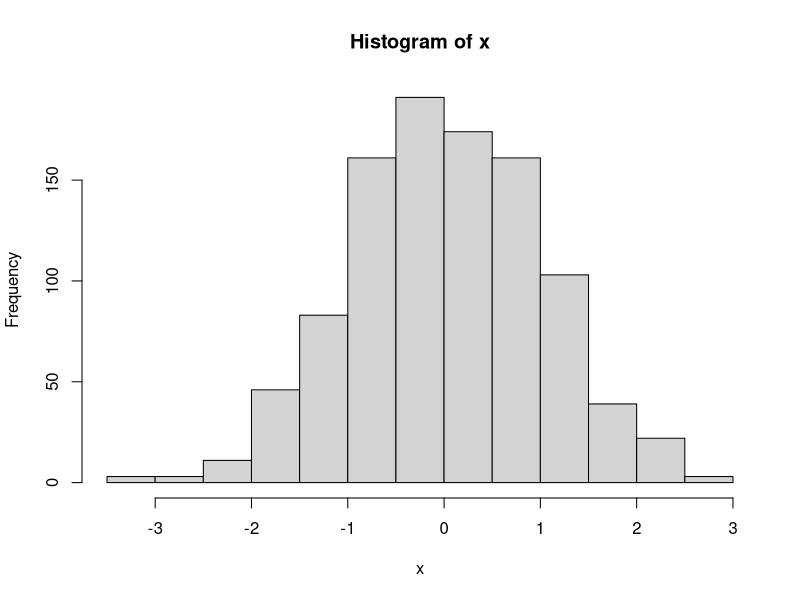
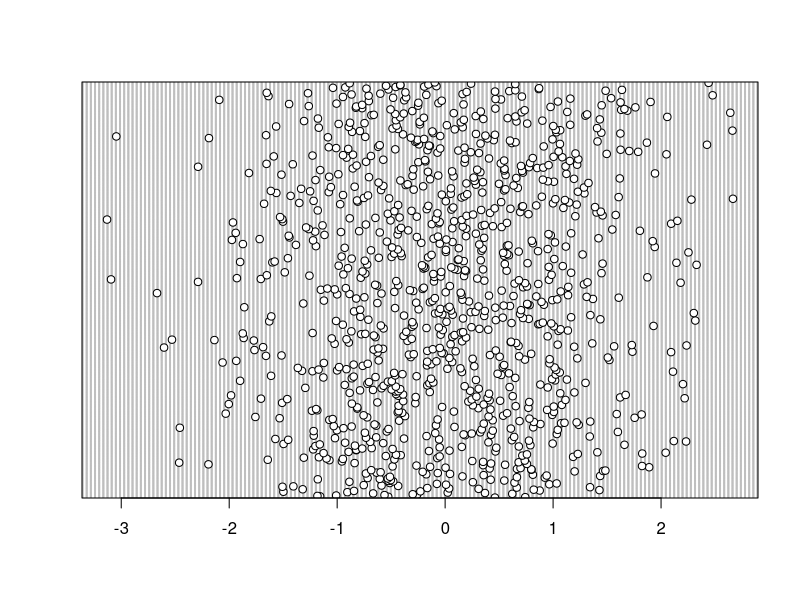
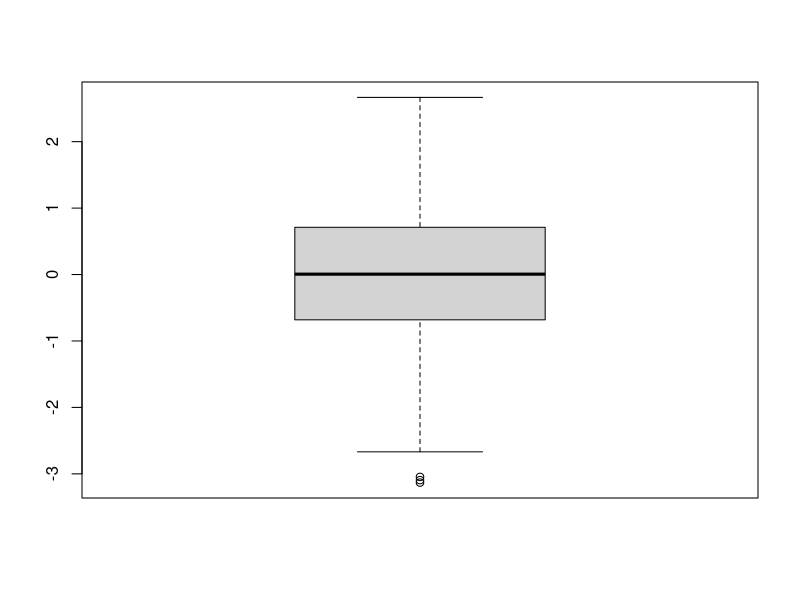
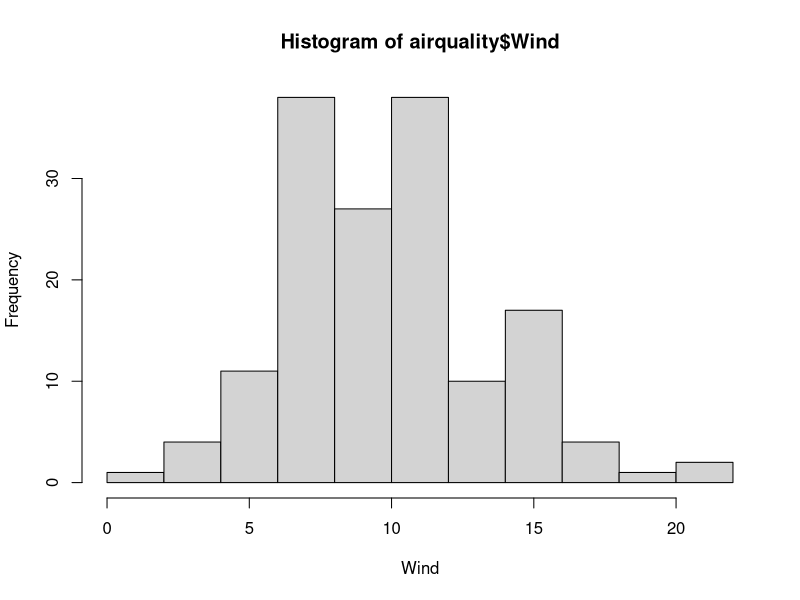
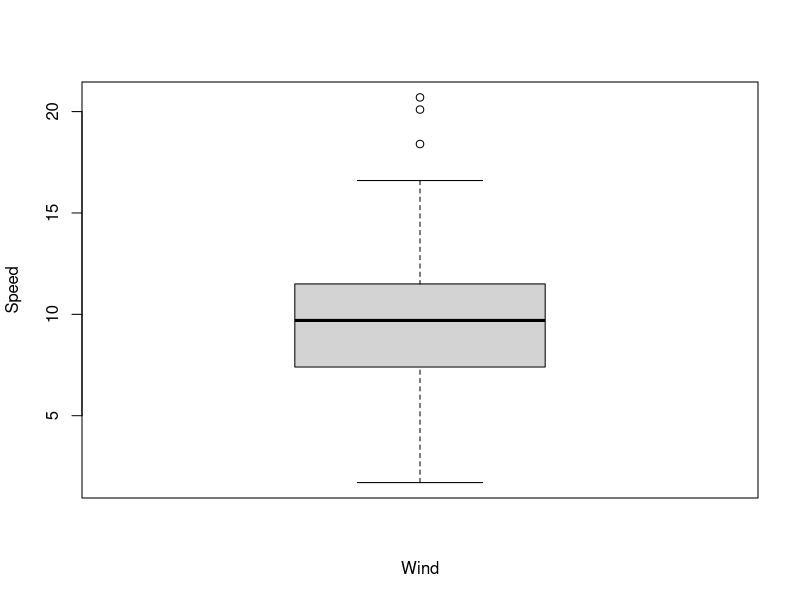
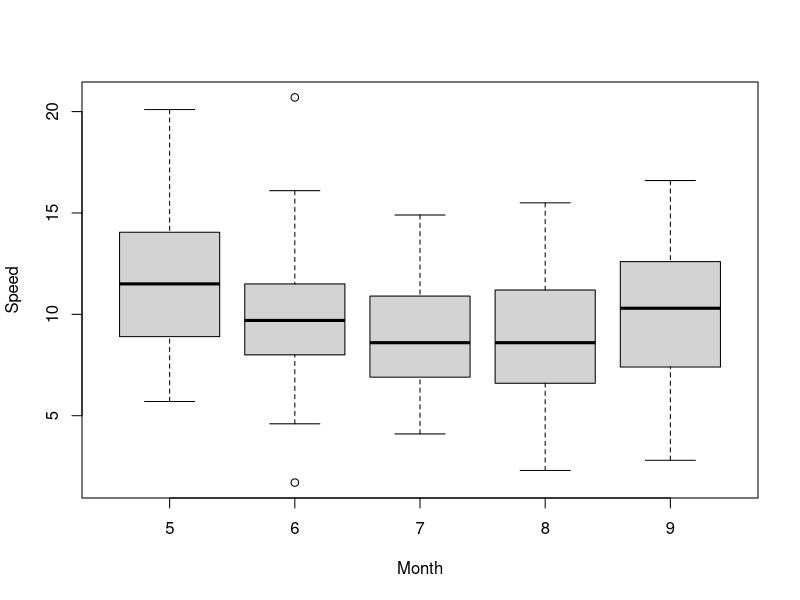
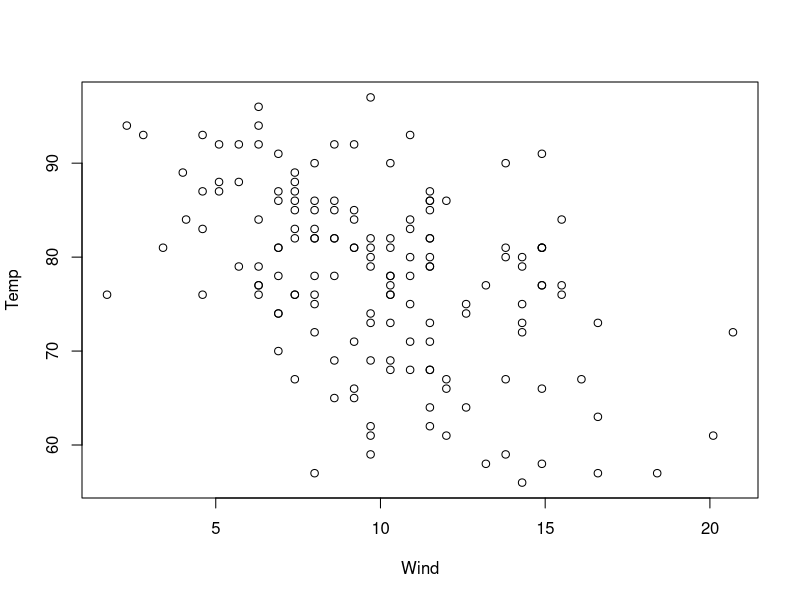
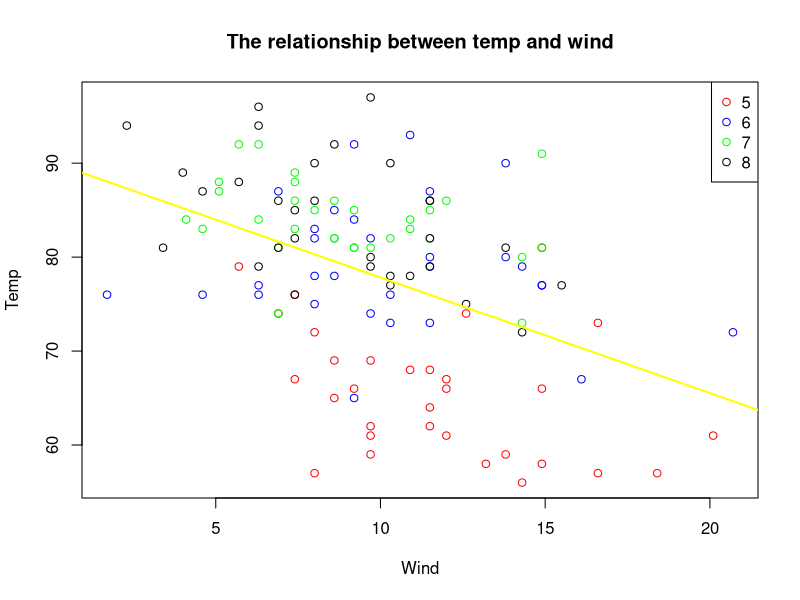

R code for these plots, in order:
x <- c(1,9,2,8,3,9,4,5,7,6)
mean(x)
median(x)
var(x)
sd(x)
summary(x)
x <- rnorm(1000)
hist(x)
dotchart(x)
boxplot(x)
x
median(x)
#plot()
hist(airquality$Wind, xlab = "Wind")
boxplot(airquality$Wind, xlab = "Wind", ylab = "Speed")
boxplot(Wind~Month, airquality, xlab = "Month", ylab = "Speed")

plot(airquality$Wind,airquality$Temp, xlab = "Wind",ylab = "Temp")

with(airquality,plot(Wind,Temp,type = "n"))
title("The relationship between temp and wind")
with(subset(airquality,Month==5),points(Wind,Temp,col="red"))
with(subset(airquality,Month==6),points(Wind,Temp,col="blue"))
with(subset(airquality,Month==7),points(Wind,Temp,col="green"))
with(subset(airquality,Month==8),points(Wind,Temp,col="black"))
fit <- lm(Temp~Wind, airquality)
abline(fit, lwd = 2,col = "yellow")
legend("topright", pch = 1,col = c("red","blue","green","black"),legend = c(5,6,7,8))
#par()
par("bg")
par("col")
par("mar")
